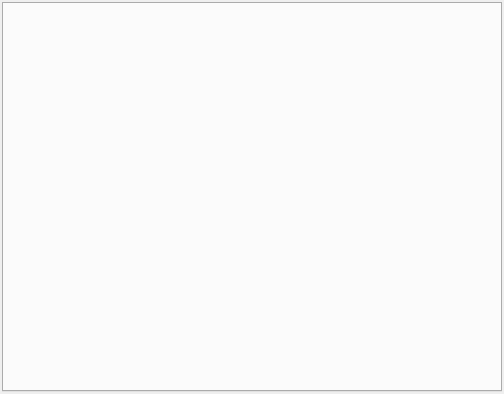
<?xml version="1.0" encoding="UTF-8"?>
<ui version="4.0">
 <class>ImportData</class>
 <widget class="QDialog" name="ImportData">
  <property name="geometry">
   <rect>
    <x>0</x>
    <y>0</y>
    <width>504</width>
    <height>394</height>
   </rect>
  </property>
  <property name="windowTitle">
   <string>Data import</string>
  </property>
  <layout class="QVBoxLayout" name="verticalLayout">
   <property name="spacing">
    <number>2</number>
   </property>
   <property name="margin">
    <number>2</number>
   </property>
   <item>
    <widget class="QTabWidget" name="tabWidget">
     <property name="tabPosition">
      <enum>QTabWidget::North</enum>
     </property>
     <property name="currentIndex">
      <number>-1</number>
     </property>
    </widget>
   </item>
  </layout>
 </widget>
 <resources/>
 <connections/>
</ui>
